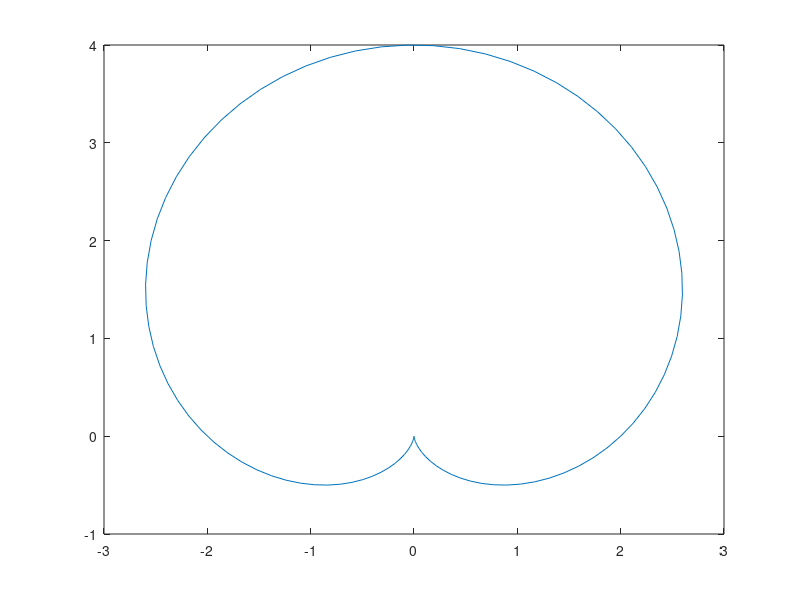

Write MATLAB code to recreate this figure.
%x^2 + y^2 = r^2
%x = rcos(theta)
%y = r*sin(theta)

thetaStep = linspace(0,2*pi,100);
r = 2 + 2.*sin(thetaStep);
x = r.*cos(thetaStep);
y = r.*sin(thetaStep)
figure;
plot(x,y);
